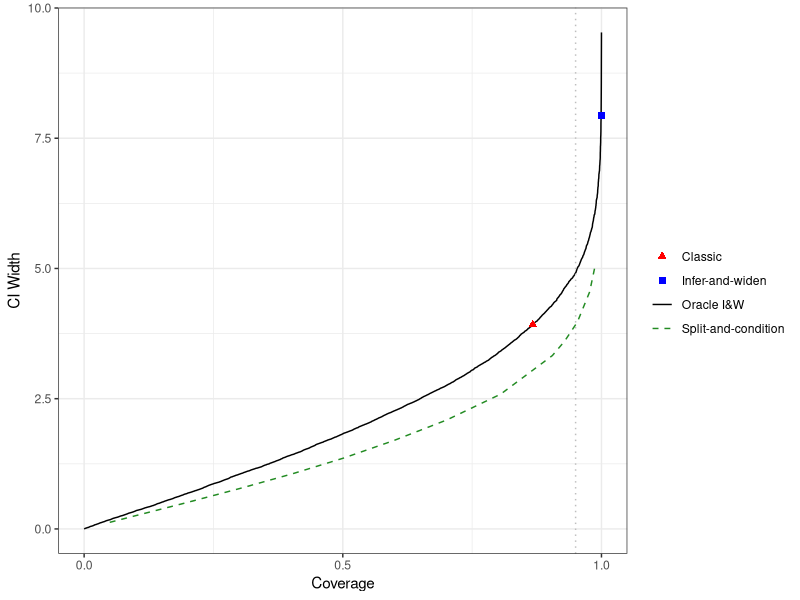
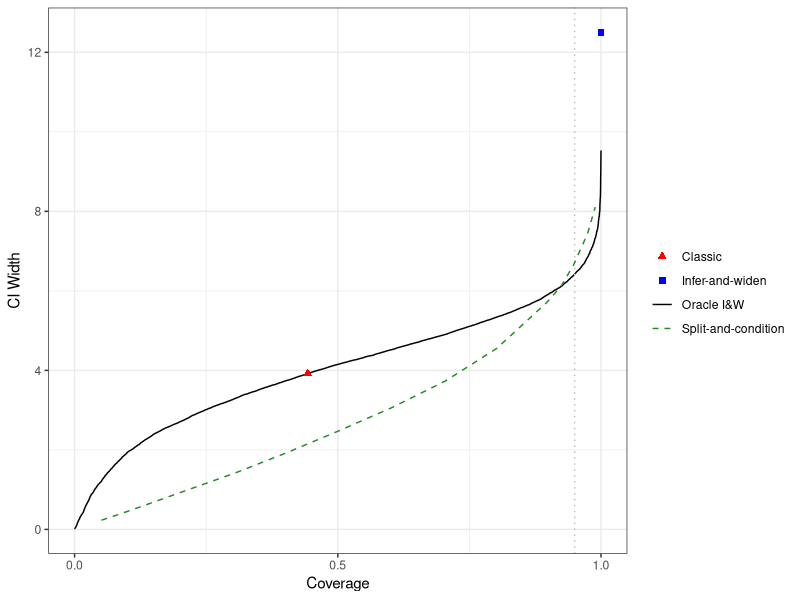

Write the R code that produced these figures, in order.
library(ggplot2)
library(VGAM)
library(truncnorm)

fission_data <- function(Y, rep, scale) {
  noise <- rlaplace(length(Y), scale=scale)
  fission <- list()
  fission$Y_train <- Y + noise
  fission$Y_test <- Y
  return( fission )
}

get_as_width <- function(nu, scale, alpha=0.05) {
  h <- 2 * qnorm(1 - nu / (2*n) )
  eta <- h / scale
  
  # Compute base AS width, 1-sided
  as_width <- sigma * qnorm(1 - (alpha - nu) * exp(-eta) / 2)

  return(as_width)
}

n_reps <- 10000
n <- 100
sigma = 1
alphas <- c(0.0125, 0.025, 0.05, 0.075, 0.1, 0.2, 0.3, 0.4, 0.5, 0.6, 0.7, 0.8, 0.9, 0.95)

nu_range <- seq(0, 0.05, length.out = 20)

eps_range <- c(0.25, 0.75)

for (eps in eps_range) {
  
  alpha <- 0.05
  
  # Laplacian var = 2 (scale)^2, so preserve wrt epsilon
  scale <- sqrt( (1 - eps) / 2 / eps )
  
  # AS width
  as_width <- min( mapply(get_as_width, nu_range, scale, alpha) )
  
  # Naive CI width
  naive_width <- sigma * qnorm(1 - alpha/2)
  
  # Check coverages of methods
  df_coverage <- 0
  as_coverage <- 0
  naive_coverage <- 0
  df_widths_alpha <- vector("list", length(alphas))
  df_coverages_alpha <- vector("list", length(alphas))

  # For optimal infer-and-widen
  biases <- c()

  for (rep in seq(n_reps)) {
    set.seed(rep)
    
    # Simulate and fission data
    Y <- rnorm(n, mean = 0, sd = sigma)
    fission <- fission_data(Y, scale=scale)
    
    # Select winner
    i_hat <- which.max(fission$Y_train)
    
    # Check naive coverage
    if ( 0 < Y[i_hat] + naive_width & 0 > Y[i_hat] - naive_width  ) {
      naive_coverage <- naive_coverage + 1 / n_reps
    }
    
    # Get bias of the infer_widen point estimate
    bias <- fission$Y_test[i_hat]
    biases <- c(biases, bias)
    
    # Check if AS covered
    if ( 0 < Y[i_hat] + as_width & 0 > Y[i_hat] - as_width  ) {
      as_coverage <- as_coverage + 1 / n_reps
    }

    for (alpha_i in seq(length(alphas))) {
      alpha <- alphas[alpha_i]

      # Get DF width and check if covered
      try({
        if (fission$Y_train[i_hat] < Y[i_hat]) {
          lb = -10
          ub = 10
          b <- optimize( {
            function(mu) (
              ptruncnorm( q = Y[i_hat], a = fission$Y_train[i_hat], mean = mu, sd = sigma) - (alpha / 2))^2
            }, lower=lb, upper=ub)$minimum
          a <- optimize( {
            function(mu) (
              ptruncnorm( q = Y[i_hat], a = fission$Y_train[i_hat], mean = mu, sd = sigma) - ( 1 - alpha / 2))^2
            }, lower=lb, upper=ub)$minimum
          
          a <- a + sigma^2 / scale
          b <- b + sigma^2 / scale
        } else {
          lb = -10
          ub = 10
          b <- optimize({
            function(mu) (
              ptruncnorm( q = Y[i_hat], b = fission$Y_train[i_hat], mean = mu, sd = sigma) - (alpha / 2))^2
            }, lower=lb, upper=ub)$minimum
          a <- optimize({
            function(mu) (
              ptruncnorm( q = Y[i_hat], b = fission$Y_train[i_hat], mean = mu, sd = sigma) - ( 1 - alpha / 2))^2
            }, lower=lb, upper=ub)$minimum
          
          a <- a - sigma^2 / scale
          b <- b - sigma^2 / scale
        }
  
        df_widths_alpha[[alpha_i]] <- c(df_widths_alpha[[alpha_i]], b - a)

        # Check if DF covered
        if ( 0 > a & 0 < b  ) {
          df_coverages_alpha[[alpha_i]] <- c(df_coverages_alpha[[alpha_i]], 1)
        } else {
          df_coverages_alpha[[alpha_i]] <- c(df_coverages_alpha[[alpha_i]], 0)
        }
      })
    }
  }
  
  df_widths <- c()
  for (alpha_i in seq_along(alphas)) {
    df_widths <- c(df_widths, mean(df_widths_alpha[[alpha_i]]))
  }
  
  df_coverages <- c()
  for (alpha_i in seq_along(alphas)) {
    df_coverages <- c(df_coverages, mean(df_coverages_alpha[[alpha_i]]))
  }
  
  coverages <- seq(1, n_reps) / (n_reps)
  df_width <- mean(df_widths)

  # Create the plot
  g <- ggplot() +
    geom_line(
      data = data.frame(
        sorted_points = 2 * sort(abs(biases)),
        percentages = coverages
      ),
      aes(x = sorted_points, y = percentages, color = "Oracle I&W"),
      linetype = "solid") +
    geom_hline(yintercept = 0.95, linetype = "dotted", color = "grey") +
    geom_point(data = data.frame(x = 2 * as_width, y = as_coverage), aes(x, y, color = "Infer-and-widen"), shape = 15, size=2) +
    geom_line(data = data.frame(x = df_widths, y = df_coverages), aes(x, y, color = "Split-and-condition"), linetype = 'dashed') +
    geom_point(data = data.frame(x = 2 * naive_width, y = naive_coverage), aes(x, y, color = "Classic"), shape = 17, size=2) +
    scale_color_manual(name = "",
                       values = c("Infer-and-widen" = "blue", "Split-and-condition" = "forestgreen", "Classic" = "red", "Oracle I&W" = "black")
                       # labels = c("Infer-and-widen" = "Infer-and-widen", "Split-and-condition" = "Split-and-condition", "Classic" = "Classic", "Oracle I&W" = "Oracle I&W")
    ) +
    labs(x = "CI Width", y = "Coverage", colour="") +
    theme_bw() +
    theme(text = element_text(size = 11)) +
    theme(legend.position = "right") +
    # scale_x_continuous(limits = c(0, 10)) +
    scale_y_continuous(limits = c(0, 1), n.breaks=3) +
    guides(color = guide_legend(override.aes = list(
      shape = c("Classic" = 17, "Infer-and-widen" = 15, "Oracle I&W" = NA, "Split-and-condition" = NA),
      linetype = c("Infer-and-widen" = 0, "Classic" = 0, "Oracle I&W" = 1, "Split-and-condition" = 2)
    ))) +
    coord_flip()
  ggsave(paste0("figures/vignette_1/vignette-1_oracle-curves_laplace_eps=", eps, '.png'), width = 3.25, height = 1.75, unit = "in")
}
